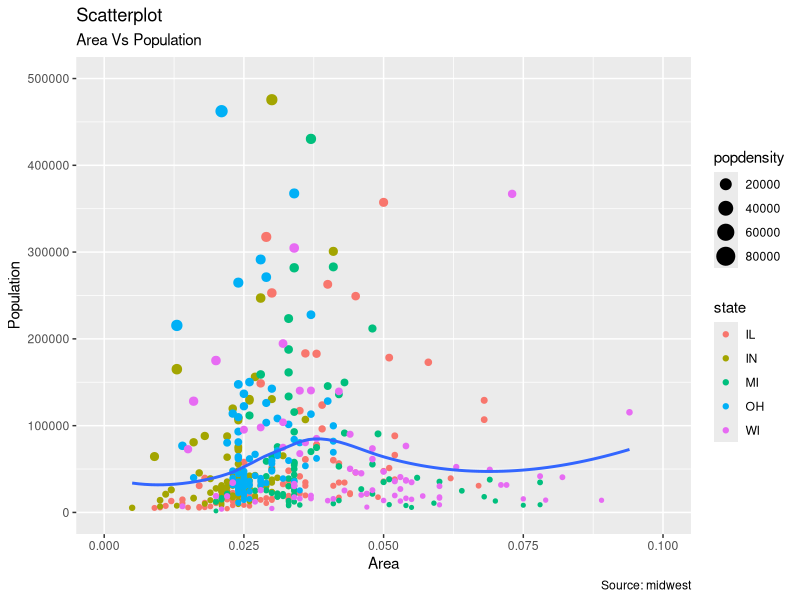

Source code (R):
# install.packages("ggplot2")
# load package and data
options(scipen = 999) # turn-off scientific notation like 1e+48
library(ggplot2)

data("midwest", package = "ggplot2")
# midwest <- read.csv("http://goo.gl/G1K41K")  # bkup data source

# Scatterplot
gg <- ggplot(midwest, aes(x = area, y = poptotal)) +
    geom_point(aes(col = state, size = popdensity)) +
    geom_smooth(method = "loess", se = F) +
    xlim(c(0, 0.1)) +
    ylim(c(0, 500000)) +
    labs(
        subtitle = "Area Vs Population",
        y = "Population",
        x = "Area",
        title = "Scatterplot",
        caption = "Source: midwest"
    )

plot(gg)